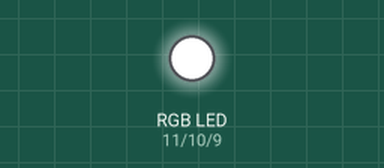
Bench run of a sketch on a simulated Arduino Uno, built with avr-gcc and run on an emulated ATmega328P. Shown: an RGB LED mixed from three pins (HIGH = lit).

Above: at 0.05 s.
At 0.65 s:
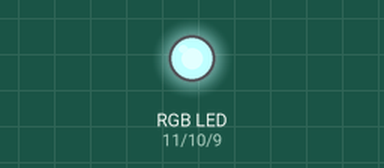
At 1.25 s:
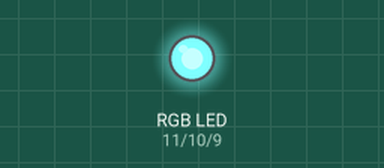
At 2.5 s:
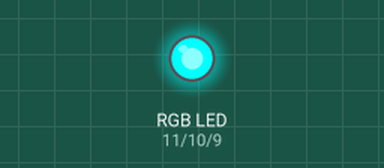
At 3.75 s:
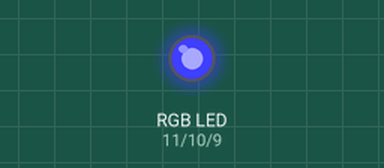
At 5.0 s:
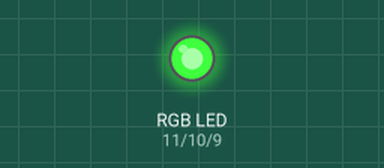
Timing chart, 0 to 7.2 s (numbered marks = the images above):
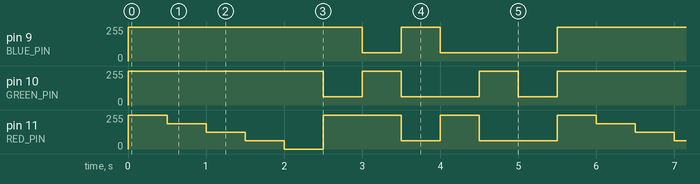

Measured:
- by itself, pin 9 (BLUE_PIN): repeats every 5.5 s: 63/255 0.50 s, 255/255 0.50 s, 63/255 1.5 s, 255/255 3.0 s
- by itself, pin 10 (GREEN_PIN): repeats every 5.5 s: 63/255 0.50 s, 255/255 0.50 s, 63/255 1.0 s, 255/255 0.50 s, 63/255 0.50 s, 255/255 2.5 s
- by itself, pin 11 (RED_PIN): repeats every 5.5 s: 191/255 0.50 s, 127/255 0.50 s, 63/255 0.50 s, 0/255 0.50 s, 255/255 1.0 s, 63/255 0.50 s, 255/255 0.50 s, 63/255 1.0 s, 255/255 0.50 s

The sketch:

day8_RGB_LED.ino
```cpp
/*
 * 30 Days - Lost in Space
 * Day 8 - Adding some color to this dark place
 *
 * Learn more at https://learn.inventr.io/adventure
 *
 * Previously we have used different color LEDs with our HERO, but when we require
 * more output, or desire a color different from the available colors we use a more
 * flexible "RGB LED".  RGB LEDs have a red, a green and a blue LED packaged into a
 * single LED package.  By using something called Pulse Width Modulation (PWM) we
 * can vary the intensity of each LED and come up a wide variety of colors.
 *
 * Alex Eschenauer
 * David Schmidt
 * Greg Lyzenga
 */

/*
 * Arduino concepts introduced/documented in this lesson.
 * - analogWrite(): Used to control a PWM pin, giving a variable intensity
 * - Passing variables into functions
 *
 * Parts and electronics concepts introduced in this lesson.
 * - Common Cathode (single grounded pin) RGB LED.
 */

// Explicitly include Arduino.h
#include "Arduino.h"

/*
 * Each color in an RGB LED is controlled with a different pin on our HERO board.
 *
 * NOTE: Only pins 3, 5, 6, 9, 10 and 11 on the HERO board support PWM which is
 *       indicated on the board by preceding those pin numbers on the HERO board
 *       with a tilde ('~') character.  Only those pins support PWM and analogWrite().
 */
const byte RED_PIN = 11;    // PWM pin controlling the red leg of our RGB LED
const byte GREEN_PIN = 10;  // PWM pin ccontrolling the green leg of our RGB LED
const byte BLUE_PIN = 9;    // PWM pin ccontrolling the blue leg of our RGB LED

/*
 * Define a set of constants to represent 4 different brightness levels for our
 * RGB LED using PWM pins and analogWrite().  PWM can set values ranging from 0
 * to 255 which we will demonstrate by adding 64 (roughly 1/4 of that range) to
 * each preceding value.
 *
 * NOTE: this also demonstrates that our constants can be computed using an expression
 *       that includes any previouly defined constant.  However, the expression cannot
 *       include variables or values that could change during execution.
 */
const byte OFF = 0;                 // Selected color is OFF
const byte DIM = 64;                // Selected color is 1/4 intensity
const byte BRIGHTER = DIM + 64;     // Selected color is 1/2 intensity
const byte BRIGHT = BRIGHTER + 64;  // Selected color is 3/4 intensity
const byte BRIGHTEST = 255;         // Selected color is maximum intensity (255)

// We can change this constant here, in one place, to change how long each color is displayed.
const unsigned int COLOR_DELAY = 500;  // show each color for 500 milliseconds

void setup() {
  // Set each of our PWM pins as OUTPUT pins
  pinMode(RED_PIN, OUTPUT);
  pinMode(GREEN_PIN, OUTPUT);
  pinMode(BLUE_PIN, OUTPUT);
}

// Each time through loop() we display some of the color variations available
// using an RGB LED.
void loop() {
  // First demonstrate our different PWM levels by slowly brightening our red LED
  displayColor(OFF, OFF, OFF);  // OFF!
  delay(COLOR_DELAY);
  displayColor(DIM, OFF, OFF);  // Display red LED at 1/4 intensity
  delay(COLOR_DELAY);
  displayColor(BRIGHTER, OFF, OFF);  // Display red LED at 1/2 intensity
  delay(COLOR_DELAY);
  displayColor(BRIGHT, OFF, OFF);  // Display red LED at 3/4 intensity
  delay(COLOR_DELAY);
  displayColor(BRIGHTEST, OFF, OFF);  // Display red LED at FULL intensity
  delay(COLOR_DELAY);

  // Display our other two LED colors at half intensity
  displayColor(OFF, BRIGHT, OFF);  // Display the green LED
  delay(COLOR_DELAY);
  displayColor(OFF, OFF, BRIGHT);  // Display the blue LED
  delay(COLOR_DELAY);

  // Now show various colors (at half intensity) by mixing our three colors
  displayColor(BRIGHT, BRIGHT, OFF);  // Display yellow by mixing red and green LEDs
  delay(COLOR_DELAY);
  displayColor(OFF, BRIGHT, BRIGHT);  // Display cyan by mixing green and blue LEDs
  delay(COLOR_DELAY);
  displayColor(BRIGHT, OFF, BRIGHT);  // Display magenta by mixing red and blue LEDs
  delay(COLOR_DELAY);

  // Display all of our LEDs to get white.
  displayColor(BRIGHT, BRIGHT, BRIGHT);  // white
  delay(COLOR_DELAY);
}

/*
 * displayColor() is a function that accepts three parameters representing the desired
 * intensity for each of the LEDs in the RGB LED.
 *
 * Each parameter passed must have a type (here we match what analogWrite() will use) and
 * a name to be used inside the function to refer to the parameter.  The parameters can all
 * be included on a single line like:
 * void displayColor( byte red_intensity, byte green_intensity, byte blue_intensity) {
 *
 * However, if we display each parameter on it's own line we can add a comment to each
 * for additional clarity.
 */
void displayColor(
  byte red_intensity,    // red LED intensity (0-255)
  byte green_intensity,  // green LED intensity (0-255)
  byte blue_intensity    // blue LED intensity (0-255)
) {
  analogWrite(RED_PIN, 255 - red_intensity);      // Set red LED intensity using PWM
  analogWrite(GREEN_PIN, 255 - green_intensity);  // Set green LED intensity using PWM
  analogWrite(BLUE_PIN, 255 -blue_intensity);    // Set blue LED intensity using PWM
}
```
